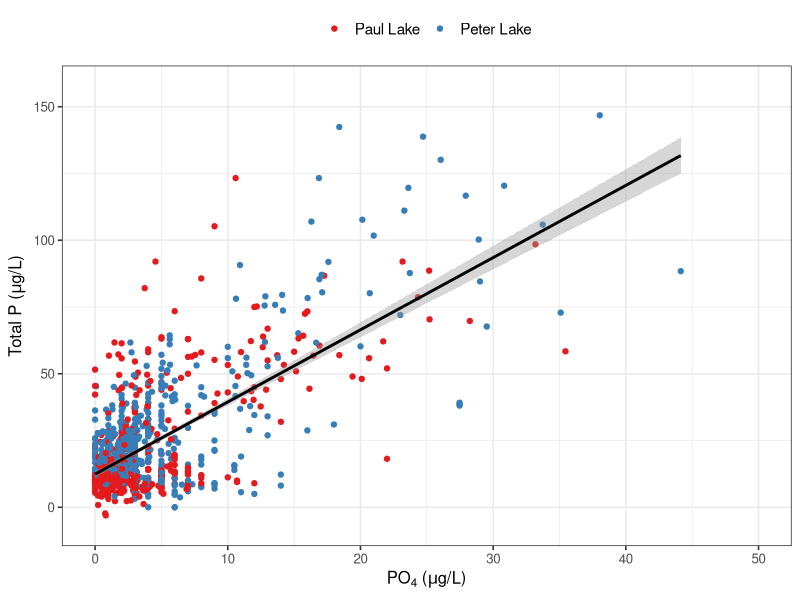
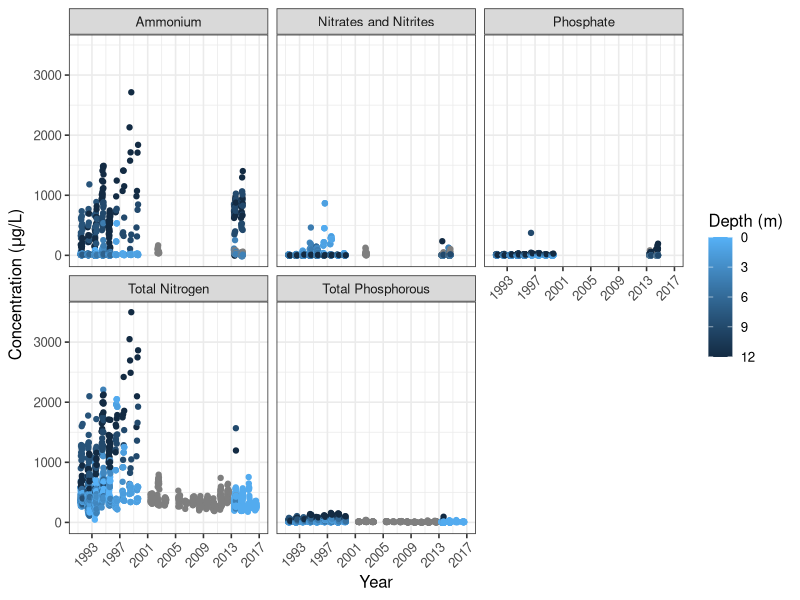
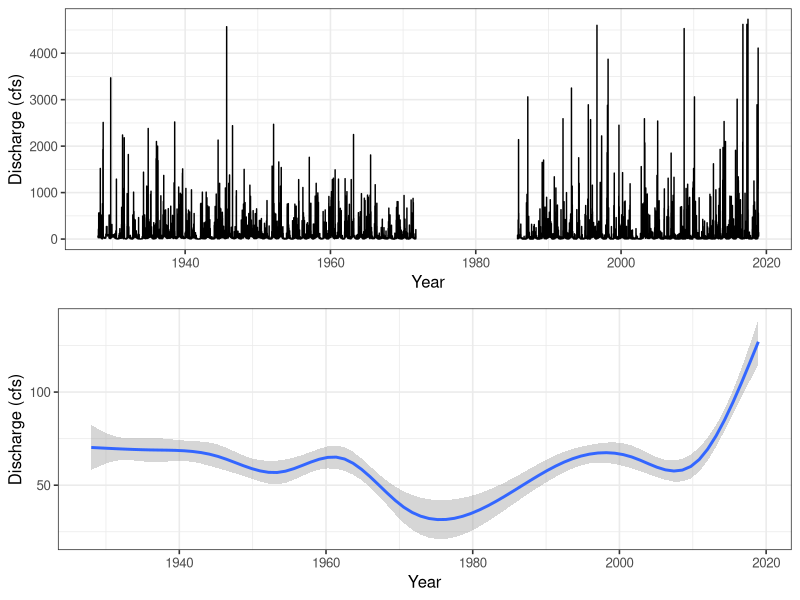
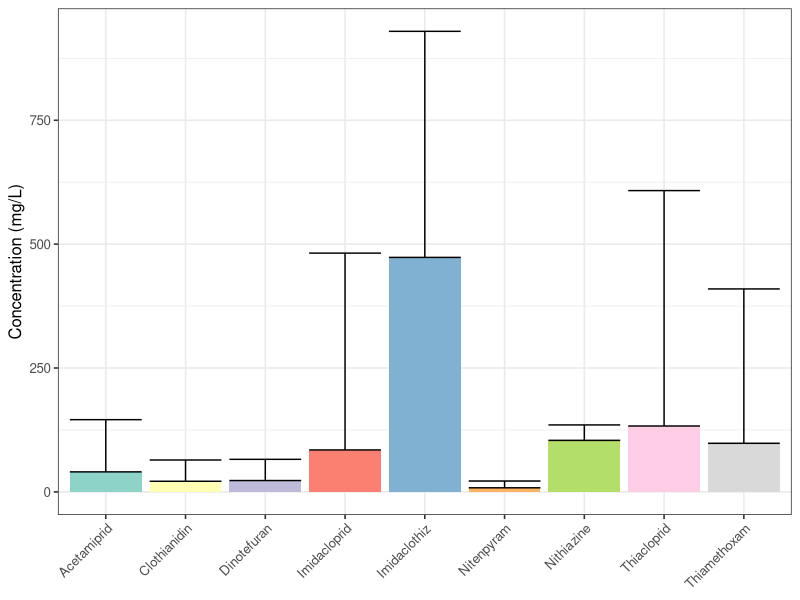

Write R code to recreate these figures, in order.
## ---- chunk 1
#1
getwd(); # Course project directory, but appears to change upon knitting
# setwd("/Users/walkergrimshaw/Documents/Duke/Courses/Spring_2019/Environmental_Data_Analytics/Assignments")
suppressMessages(library(tidyverse))
library(lubridate) # easy date manipulation
library(gridExtra) # multiple plots in a figure
library(RColorBrewer)

## Peter Paul physchem processed
PP.chem.phys <- 
  read.csv("../Data/Processed/NTL-LTER_Lake_ChemistryPhysics_PeterPaul_Processed.csv",
           header = T)
## Peter Paul Nutrients Processed
PP.chem.nutrients <- 
  read.csv("../Data/Processed/NTL-LTER_Lake_Chemistry_Nutrients_PeterPaul_Processed.csv",
           header = T)
## Peter Paul Nutrients Processed and gathered
PP.nutrients.gathered <-
  read.csv("../Data/Processed/NTL-LTER_Lake_Nutrients_PeterPaulGathered_Processed.csv",
           header = T)

## USGS Stream gauge
USGS.raw <- read.csv("../Data/Raw/USGS_Site02085000_Flow_Raw.csv", header = T)
## EPA Ecotox
EPA.Ecotox.Raw <- read.csv("../Data/Raw/ECOTOX_Neonicotinoids_Mortality_raw.csv",
                           header = T)

#2
class(EPA.Ecotox.Raw$Pub..Year); # only contains the year, so leave as integer
class(PP.chem.phys$sampledate); # factor
## change PeterPaul sampledate column to be formatted as date
PP.chem.phys$sampledate <- as.Date(PP.chem.phys$sampledate, format = "%m/%d/%y")
PP.chem.nutrients$sampledate <- as.Date(PP.chem.nutrients$sampledate, format = "%m/%d/%y")
PP.nutrients.gathered$sampledate <- as.Date(PP.nutrients.gathered$sampledate,
                                            format = "%Y-%m-%d")

class(USGS.raw$datetime); # factor
## format to date, then correct the dates formatted to the future
USGS.raw$datetime <- as.Date(USGS.raw$datetime, format = "%m/%d/%y")
## if date is in the future, correct format to 1900s
USGS.raw$datetime <- as.Date(ifelse(USGS.raw$datetime > Sys.Date(),
                                    format(USGS.raw$datetime, "19%y-%m-%d"),
                                    format(USGS.raw$datetime)))
## ---- chunk 2
#3
WalkersTheme <- theme_bw(base_size = 12) +
  theme(legend.position = "top")

## Make my newly created theme the default theme for this assignment
theme_set(WalkersTheme)
## ---- chunk 3
#4

ggplot(PP.chem.nutrients, aes(x = po4, y = tp_ug)) +
  geom_point(aes(color = lakename)) +
  labs(x = expression(paste("PO"[4]* " (", mu, "g/L)")),
       y = expression(paste("Total P (", mu, "g/L)")),
       color = NULL) +
  geom_smooth(method = lm, color = "black") +
  ## non-default colors
  scale_color_brewer(palette = "Set1") +
  ## lower the x limit to 50 to get rid of what appears to be an error value at above 300
  xlim(0,50) +
  ## slightly increase size of legend text
  theme(legend.text=element_text(size=11))
## ---- chunk 4
#5
## facet labels
nutrient.labels <- c(nh34 = "Ammonium", no23 = "Nitrates and Nitrites",
                     po4 = "Phosphate", tn_ug = "Total Nitrogen",
                     tp_ug = "Total Phosphorous")

ggplot(PP.nutrients.gathered) +
  geom_point(aes(x = sampledate, y = concentration, color = depth)) +
  ## dates from 1991 to 2016, break every 4 years
  scale_x_date(limits = as.Date(c("1991-01-01", "2016-12-31")),
               date_breaks = "4 years", date_labels = "%Y") +
  theme(axis.text.x = element_text(angle = 45, hjust = 1)) +
  labs(x = "Year",
       y = expression(paste("Concentration (", mu, "g/L)")),
       color = "Depth (m)") +
  facet_wrap( ~ nutrient, labeller = labeller(nutrient = nutrient.labels)) +
  ## put legend on right to be intuitive with depth
  theme(legend.position = "right") +
  ## flip legend color so darker is deeper
  scale_color_continuous(trans = "reverse")
## ---- chunk 5
#6
## discharge in cubic feet per second

discharge.line <- 
  ggplot(USGS.raw, aes(x = datetime, y = X165986_00060_00001)) +
  geom_line() +
  labs(x = "Year", y = "Discharge (cfs)")

discharge.smooth <-
  ggplot(USGS.raw, aes(x = datetime, y = X165986_00060_00001)) +
  geom_smooth() +
  labs(x = "Year", y = "Discharge (cfs)")

## print the two figures together
grid.arrange(discharge.line, discharge.smooth)

## ---- chunk 6
#7 
## Use filter to choose all rows with units of AI mg/L
EPA.Ecotox.mgL <- filter(EPA.Ecotox.Raw, Conc..Units..Std. == "AI mg/L")

## geometries commented out below did not show distribution well because of range of outliers of Imidacloprid

# ggplot(EPA.Ecotox.mgL, aes(x = Chemical.Name, y = Conc..Mean..Std.)) +
#   geom_boxplot()
# 
# ggplot(EPA.Ecotox.mgL, aes(x = Chemical.Name, y = Conc..Mean..Std.)) +
#   geom_violin()
# 
# ggplot(EPA.Ecotox.mgL, aes(x = Conc..Mean..Std., color = Chemical.Name, stat(density))) +
#   geom_freqpoly(bins = 50) +
#   facet_wrap(~Chemical.Name)

## try geom_bar with error bars
EPA.Ecotox.Summary <- EPA.Ecotox.mgL %>%
  group_by(Chemical.Name) %>%
  summarize(sd = sd(Conc..Mean..Std.),
            mean = mean(Conc..Mean..Std.))

ggplot(EPA.Ecotox.Summary, aes(x = Chemical.Name, y = mean, fill = Chemical.Name)) +
  geom_bar(stat = "identity") +
  ## error bars extend below 0, so only show max error bar
  geom_errorbar(aes(ymin = mean, ymax = mean+sd)) +
  labs(x = NULL, y = "Concentration (mg/L)") +
  theme(legend.position = "none") +
  theme(axis.text.x = element_text(angle = 45, hjust = 1)) + 
  scale_fill_brewer(palette = "Set3")

